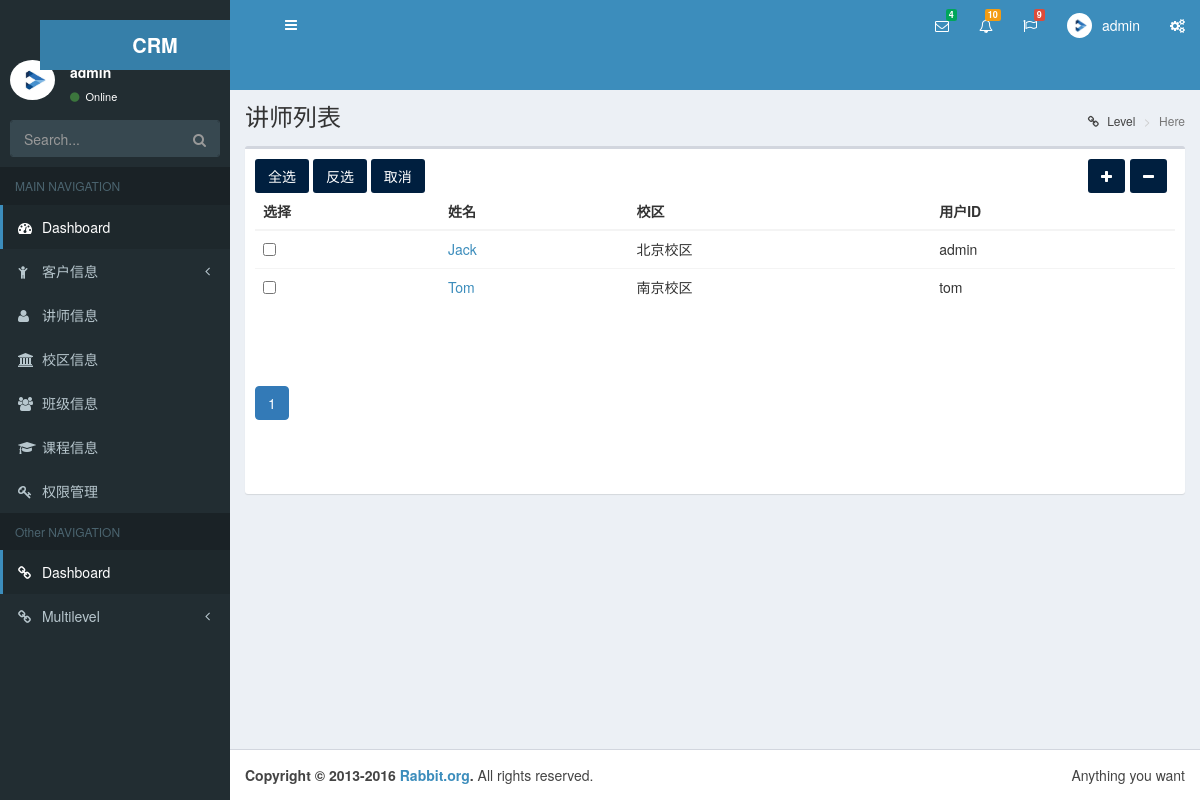
Screenshot of /crm/user/ (signed in) with the database file from the repository.
### crm_new/models.py (models this page shows, shortened)
class UserProfile(models.Model):
    user = models.OneToOneField(User)
    name = models.CharField(max_length=64)
    school = models.ForeignKey('School')
    class Meta:
        permissions =(('view_customer_list', u"可以查看客户列表"),
                      ('view_customer_info',u"可以查看客户详情"),
                      ('edit_own_customer_info',u"可以修改客户信息"),
                      ('view_user_list', u"可以查看用户列表"),
                      ('view_user_info',u"可以查看用户详情"),
                      ('edit_own_user_info',u"可以修改用户信息"),
                      ('view_course_list', u"可以查看课程列表"),
                      ('view_course_info',u"可以查看课程详情"),
                      ('edit_own_course_info',u"可以修改课程信息"),
                      ('view_class_list', u"可以查看班级列表"),
                      ('view_class_info',u"可以查看班级详情"),
                      ('edit_own_class_info',u"可以修改班级信息"),
                      ('view_school_list', u"可以查看校区列表"),
                      ('view_school_info',u"可以查看校区详情"),
                      ('edit_own_school_info',u"可以修改校区信息"),
                      )

class School(models.Model):
    name = models.CharField(max_length=128,unique=True)
    city = models.CharField(max_length=64)
    addr = models.CharField(max_length=128)
    def __str__(self):
        return self.name

### crm_new/permissions.py (the view)
    def wrapper(*args,**kwargs):
        print("---start check perms",args[0])
        if not perm_check(*args,**kwargs):
            return render(args[0],'crm/403.html')
        else:
            print("---done check perms---")
            return func(*args,**kwargs)

### crm_new/forms.py
class UserProfileModelForm(forms.ModelForm):
    class Meta:
        model = models.UserProfile
        exclude = ()

### crm_new/permissions.py (called while the page is built)
def check_permission(func):
    def wrapper(*args,**kwargs):
        print("---start check perms",args[0])
        if not perm_check(*args,**kwargs):
            return render(args[0],'crm/403.html')
        else:
            print("---done check perms---")
            return func(*args,**kwargs)
    return wrapper

### crm_new/templatetags/customer_tag.py (called while the page is built)
@register.simple_tag
def guess_page(current_page,loop_num):
    offset = abs(current_page - loop_num)
    if offset < 3:
        if current_page == loop_num:
            page_ele = '''<li class="active"><a href="?page=%s">%s</a></li>''' %(loop_num,loop_num)
        else:
            page_ele = '''<li ><a href="?page=%s">%s</a></li>''' %(loop_num,loop_num)
        return format_html(page_ele)
    else:
        return ''

### crm_new/views.py (called while the page is built)
@check_permission
def user(request):
    if request.method == 'POST':
        form = forms.UserProfileModelForm(request.POST)
        if form.is_valid():
            form.save()
    user_list = models.UserProfile.objects.all()
    pageinator = Paginator(user_list,3)
    page = request.GET.get('page')
    try:
        objs = pageinator.page(page)
    except PageNotAnInteger:
        objs = pageinator.page(1)
    except EmptyPage:
        objs = pageinator.page(pageinator.num_pages)
    form = forms.UserProfileModelForm()
    return render(request,'crm/user.html',{'user_list':objs,
                                           'model_form':form,
                                           })

### templates/crm/user.html (shortened to what this page needs)
{% extends 'crm/base_list.html' %}
{% load customer_tag %}
{% block list-head %}
    讲师列表
{% endblock %}
{% block list-form-del %}
    <form action="/crm/user_del/" method="post">
{% endblock %}
{% block list-form-table %}
    <table class="table">
            <thead>
                <tr>
                    <th>选择</th>
                    <th>姓名</th>
                    <th>校区</th>
                    <th>用户ID</th>
                </tr>
            </thead>
            <tbody>
            {% for item in user_list %}
            <tr>
                <td><input name="choice" id="ck" type="checkbox"  value='{{ item.id }}' /></td>
                <td><a href="{% url 'user_detail' item.id  %}">{{ item.name }}</a></td>
                <td>{{ item.school }}</td>
                <td>{{ item.user }}</td>
            </tr>
            {% endfor %}
            </tbody>
        </table>
{% endblock %}
{% block pagination %}
    <ul class="pagination" >
                {% for page_num in user_list.paginator.page_range %}
                    {% guess_page user_list.number page_num %}
                {% endfor %}
            </ul>
{% endblock %}

### templates/start.html (shortened to what this page needs)
<!DOCTYPE html>
<html>
<head>
    <link rel="stylesheet" href="/static/bootstrap/css/bootstrap.min.css">
    <link rel="stylesheet" href="/static/bootstrap/css/custom.css">
    <link rel="stylesheet" href="/static/bootstrap/css/font-awesome.min.css">
    <link rel="stylesheet" href="/static/bootstrap/css/ionicons.min.css">
    <link rel="stylesheet" href="/static/bootstrap/css/AdminLTE.min.css">
    <link rel="stylesheet" href="/static/bootstrap/css/skins/skin-blue.min.css">
</head>
<body class="hold-transition skin-blue sidebar-mini">
<div class="wrapper">
    <header class="main-header">
        <a href="/crm/" class="logo">
            <span class="logo-lg"><b>CRM</b></span>
        </a>
        <nav class="navbar navbar-static-top" role="navigation">
            <a href="#" class="sidebar-toggle" data-toggle="offcanvas" role="button">
            </a>
            <div class="navbar-custom-menu">
                <ul class="nav navbar-nav">
                    <li class="dropdown messages-menu">
                        <a href="#" class="dropdown-toggle" data-toggle="dropdown">
                            <i class="fa fa-envelope-o"></i>
                            <span class="label label-success">4</span>
                        </a>
                    </li>
                    <li class="dropdown notifications-menu">
                        <a href="#" class="dropdown-toggle" data-toggle="dropdown">
                            <i class="fa fa-bell-o"></i>
                            <span class="label label-warning">10</span>
                        </a>
                    </li>
                    <li class="dropdown tasks-menu">
                        <a href="#" class="dropdown-toggle" data-toggle="dropdown">
                            <i class="fa fa-flag-o"></i>
                            <span class="label label-danger">9</span>
                        </a>
                    </li>
                    <li class="dropdown user user-menu">
                        <a href="#" class="dropdown-toggle" data-toggle="dropdown">
                            <img src="/static/img/h.png" class="user-image" alt="User Image">
                            <span class="hidden-xs"> {{ user }} </span>
                        </a>
                    </li>
                    <li>
                        <a href="#" data-toggle="control-sidebar"><i class="fa fa-gears"></i></a>
                    </li>
                </ul>
            </div>
        </nav>
    </header>
    <aside class="main-sidebar">
        <section class="sidebar">
            <div class="user-panel">
                <div class="pull-left image">
                    <img src="/static/img/h.png" class="img-circle" alt="User Image">
                </div>
                <div class="pull-left info">
                    <p> {{ user }} </p>
                    <a href="#"><i class="fa fa-circle text-success"></i> Online</a>
                </div>
            </div>
            <form action="#" method="get" class="sidebar-form">
                <div class="input-group">
                    <input type="text" name="q" class="form-control" placeholder="Search...">
              <span class="input-group-btn">
                <button type="submit" name="search" id="search-btn" class="btn btn-flat"><i class="fa fa-search"></i>
                </button>
              </span>
                </div>
            </form>
            <ul class="sidebar-menu">
                <li class="header">MAIN NAVIGATION</li>
                <li class="active"><a href="#"><i class="fa fa-dashboard"></i> <span>Dashboard</span></a></li>
                <li class="treeview">
                    <a href="#"><i class="fa fa-child"></i> <span>客户信息</span><i class="fa fa-angle-left pull-right"></i></a>
                </li>
                <li class=""><a href="/crm/user"><i class="fa fa-user"></i> <span>讲师信息</span></a></li>
                <li class=""><a href="/crm/school"><i class="fa fa-university"></i> <span>校区信息</span></a></li>
                <li class=""><a href="/crm/class_list"><i class="fa fa-users"></i> <span>班级信息</span></a></li>
                <li class=""><a href="/crm/course"><i class="fa fa-graduation-cap"></i> <span>课程信息</span></a></li>
                <li class=""><a href="/crm/authors"><i class="fa fa-key"></i> <span>权限管理</span></a></li>
            </ul>
            <ul class="sidebar-menu">
                <li class="header">Other NAVIGATION</li>
                <li class="active"><a href="#"><i class="fa fa-link"></i> <span>Dashboard</span></a></li>
                <li class="treeview">
                    <a href="#"><i class="fa fa-link"></i> <span>Multilevel</span> <i class="fa fa-angle-left pull-right"></i></a>
                </li>
            </ul>
        </section>
    </aside>
    <div class="content-wrapper">
        <section class="content-header">
            <h1>
                {% block page-content-head %}Dashboard{% endblock %}
            </h1>
            <ol class="breadcrumb">
                <li><a href="#"><i class="fa fa-link"></i> Level</a></li>
                <li class="active">Here</li>
            </ol>
        </section>
        <section class="content">
            <div class="box">
                {% block page-content %}
                {% endblock %}
            </div>
        </section>
    </div>
    <footer class="main-footer">
        <div class="pull-right hidden-xs">
            Anything you want
        </div>
        <strong>Copyright &copy; 2013-2016 <a href="#">Rabbit.org</a>.</strong> All rights reserved.
    </footer>
</div>
</body>
</html>

### rows the page displays
UserProfile: name "Jack", school "北京校区", user "admin"
UserProfile: name "Tom", school "南京校区", user "tom"

### other values shown
{{ user }} "admin"
